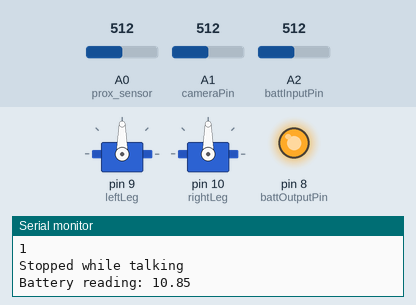
Simulated run of this sketch. Board: Arduino Uno, built with avr-gcc and run on an emulated ATmega328P. On the bench: 2 × servo, output pins drawn as LEDs (lit = HIGH), the last lines printed to the serial monitor. The inputs (shaded band) are chosen by the test bench; at power-on: A1 (cameraPin) = 512, A0 (prox_sensor) = 512, A2 (battInputPin) = 512.

Above: at 1.2 s.
1.3 s: A1 (cameraPin) set to 177
4.3 s: A1 (cameraPin) set to 151
At 4.7 s:
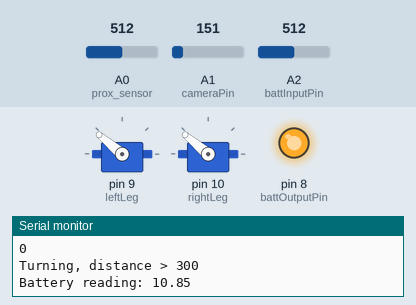
5.8 s: A0 (prox_sensor) set to 316
7.3 s: A0 (prox_sensor) set to 286
At 8.0 s:
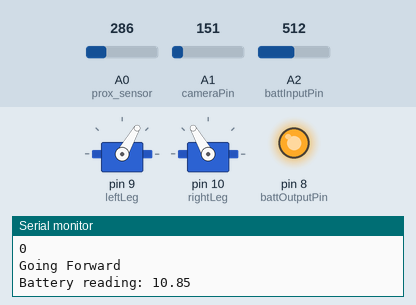
8.8 s: A2 (battInputPin) set to 531
11.8 s: A2 (battInputPin) set to 554
At 13.0 s:
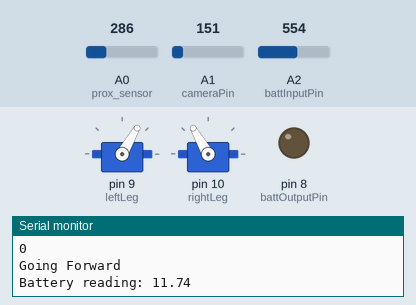
Timing chart, 0 to 14.3 s (numbered marks = the images above; inputs shaded):
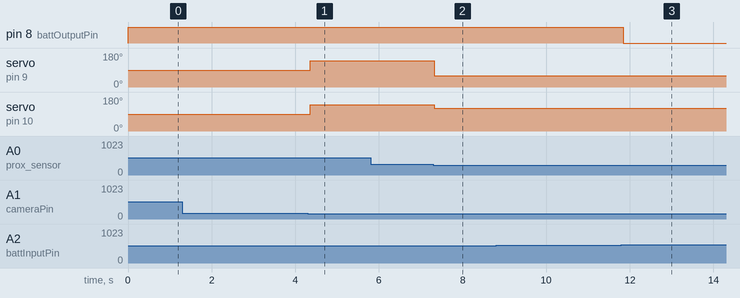

Measured:
- the behaviour switches between 170 and 169 on A1 (cameraPin) (found by bisection; images 0 and 1)
- the behaviour switches between 301 and 300 on A0 (prox_sensor) (found by bisection; images 1 and 2)
- the behaviour switches between 542 and 543 on A2 (battInputPin) (found by bisection; images 2 and 3)
- after the input at 4.3 s, servo on pin 9 (leftLeg), servo on pin 10 (rightLeg): 90° → 140° after 0.06 s
- after the input at 7.3 s, servo on pin 9 (leftLeg): 140° → 60° at once; servo on pin 10 (rightLeg): 140° → 120° at once
- after the input at 11.8 s, pin 8 (battOutputPin): HIGH → LOW at once

The sketch:

wheel_run.ino
```cpp
//import libraries
#include <Servo.h>
#include <Wire.h>

//create instances of Servo class for legs
Servo leftLeg;
Servo rightLeg;
//variables for motor speed and sensors
int leftSpeed = 60; //starting speed for motors, is forward <90, 0 is full speed
int rightSpeed = 180-leftSpeed;

//prox sensor
#define prox_sensor A0
int distance = 0;

//Raspi communication
int cameraPin = A1; //notification from raspi for seeing a person
int battInputPin = A2; //reads the current battery voltage
int battOutputPin = 8; //outputs a battery low signal to raspi
float battVolt = 0;  //to track battery voltage

float getBatteryVoltage(int batteryPin){
  // Convert the analogRead to battery voltage
  // 5V / 1024 to go from Arduino ADC to Measured Voltage
  // *4.34 to go from Measured Voltage to Battery Voltage
  // (Divider divides by 4.34)
  return (float)analogRead(batteryPin) * 5 * 4.34 / 1024;
}

void setup() {
  leftLeg.attach(9);
  rightLeg.attach(10);
  pinMode(battOutputPin, OUTPUT);
  Serial.begin(9600);
}

void loop() {
  battVolt = getBatteryVoltage(battInputPin); // read battery voltage
  Serial.print("Battery reading: ");
  Serial.println(battVolt);
  digitalWrite(battOutputPin, battVolt < 11.5); //Indicate high if battery voltage is less than 11.5

  //Serial.print("Distance: ");
  //Serial.println(distance);
  distance = analogRead(prox_sensor);

  //Serial.print("Seen: ");
  Serial.println(analogRead(cameraPin)>=170);
  if (analogRead(cameraPin)>=170){ // Robot stops when speaker is being used
    Serial.println("Stopped while talking");
    leftLeg.write(90);
    rightLeg.write(90);
  }
  else if (distance > 300) {
    Serial.println("Turning, distance > 300");
    leftLeg.write(140); // one of the motors is reverse polarity, so one wheel goes backwards
    rightLeg.write(140);
  }
  else if (analogRead(cameraPin)<170){
    Serial.println("Going Forward");
    //Serial.print("Speed: ");
    //Serial.println(rightSpeed);
    leftLeg.write(leftSpeed);
    rightLeg.write(rightSpeed);
  }
}
```
